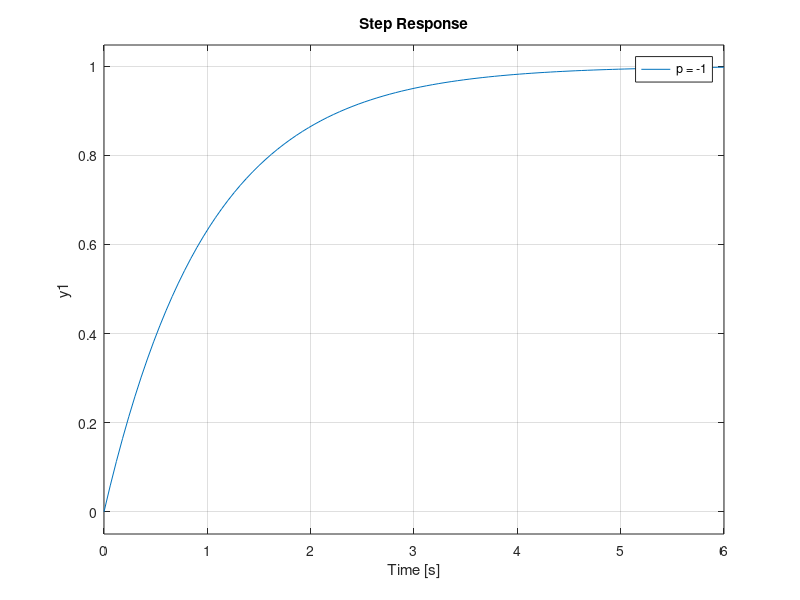

Reproduce this figure in MATLAB. (Note: this script raises an error after producing the figure.)
% Excercise: 2

 p = [-1, -2, -5, -10];

for a = 1 : length(p)
    sys = zpk([], p(a), -p(a));
    hold on;
    grid on;
    step(ss(sys));
    legend({'p = -1','p = -2','p = -5','p = -10'});
    fprintf("p = " + string(p(a)) + "\n");
    disp(stepinfo(ss(sys)));
end